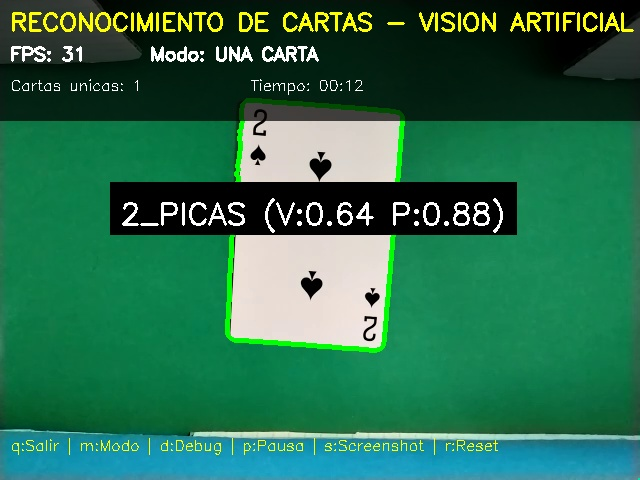
#> input picture retos_examenes/examen_parcial/Documentacion/img/primera-carta-identificada.jpg, 640 x 480 px
$ python recrear_template_10.py
#> lines starting #> are read from the running program, lines starting #| are printed output that depends on the picture
### retos_examenes/examen_parcial/config/settings.py
"""
Configuración global del proyecto de reconocimiento de cartas.
Centraliza todas las constantes para facilitar ajustes.

TÉCNICAS UTILIZADAS:
    ✅ Visión artificial clásica
    ✅ Template matching (correlación normalizada)
    ✅ Segmentación por color HSV
    ✅ Operaciones morfológicas
    ❌ SIN Machine Learning
    ❌ SIN Redes Neuronales
"""

import numpy as np
import os

RTSP_URL = 'rtsp://172.20.10.8:8080/h264.sdp'


# PARÁMETROS DE VISIÓN ARTIFICIAL


# Dimensiones normalizadas de la carta (en píxeles)
CARD_WIDTH = 200
CARD_HEIGHT = 300

# Región de Interés (ROI) para el valor y palo en la esquina superior izquierda
# Formato: (x_inicio, y_inicio, ancho, alto)
ROI_CORNER_VALUE = (0, 3, 85, 50)  # más ancho para capturar "10" completo
ROI_CORNER_SUIT = (5, 50, 40, 40)  # Sin cambios


# CALIBRACIÓN DE COLORES HSV (RESULTADO DE FASE 2)

# Estos valores deben ser actualizados después de ejecutar 1_calibrar_hsv.py
# IMPORTANTE: Estos valores son para DETECTAR EL TAPETE (fondo verde)

# VALORES ACTUALIZADOS DESDE TU CALIBRACIÓN:
LOWER_COLOR_FONDO = np.array([35, 153, 0])
UPPER_COLOR_FONDO = np.array([105, 255, 255])

# Valores HSV para detectar ROJOS (corazones y diamantes)
LOWER_RED_HSV_1 = np.array([0, 30, 30])    # Rojo en rango bajo
UPPER_RED_HSV_1 = np.array([15, 255, 255])
LOWER_RED_HSV_2 = np.array([150, 30, 30])  # Menos saturación
UPPER_RED_HSV_2 = np.array([179, 255, 255])


# PROCESAMIENTO DE IMAGEN


# Parámetros de GaussianBlur
BLUR_KERNEL_SIZE = (5, 5)
BLUR_SIGMA = 0  # 0 = calculado automáticamente

# Parámetros de umbralización
THRESHOLD_VALUE = 150      # Valor para separar carta del fondo
THRESHOLD_MAX = 255        # Valor máximo en imagen binaria

# Filtros de contornos
MIN_CONTOUR_AREA = 5000    # Área mínima para considerar una carta válida
EPSILON_FACTOR = 0.03      # Factor para aproximación poligonal (3% del perímetro)


# TEMPLATE MATCHING (TÉCNICA PRINCIPAL DE CLASIFICACIÓN)


# Dimensiones de los templates
TEMPLATE_VALUE_SIZE = (30, 50)   # Ancho x Alto para valores (AS, 2-10, J, Q, K)
TEMPLATE_SUIT_SIZE = (40, 40)    # Ancho x Alto para símbolos de palos

# Método de matching de OpenCV
# Opciones: cv2.TM_CCOEFF_NORMED, cv2.TM_CCORR_NORMED, cv2.TM_SQDIFF_NORMED
TEMPLATE_MATCHING_METHOD = 'TM_CCOEFF_NORMED'

# Umbral mínimo para considerar un match válido (0.0 a 1.0)
TEMPLATE_MATCH_THRESHOLD = 0.35


# RUTAS Y DIRECTORIOS


# Directorio base del proyecto
BASE_DIR = os.path.dirname(os.path.dirname(os.path.abspath(__file__)))

# Directorios de datos
DATA_DIR = os.path.join(BASE_DIR, 'data')
REFERENCE_DIR = os.path.join(DATA_DIR, 'imagenes_referencia')
TEMPLATES_DIR = os.path.join(DATA_DIR, 'templates')
TEMPLATES_VALUES_DIR = os.path.join(TEMPLATES_DIR, 'valores')
TEMPLATES_SUITS_DIR = os.path.join(TEMPLATES_DIR, 'palos')

# Crear directorios si no existen
for directory in [DATA_DIR, REFERENCE_DIR, TEMPLATES_DIR,
                TEMPLATES_VALUES_DIR, TEMPLATES_SUITS_DIR]:
    os.makedirs(directory, exist_ok=True)


# DEFINICIÓN DE CARTAS


# Valores de las cartas (en orden)
CARD_VALUES = ['AS', '2', '3', '4', '5', '6', '7', '8', '9', '10', 'J', 'Q', 'K']

# Palos de las cartas
CARD_SUITS = ['PICAS', 'CORAZONES', 'DIAMANTES', 'TREBOLES']

# Diccionario de colores por palo (para validación)
SUIT_COLORS = {
    'PICAS': 'negro',
    'CORAZONES': 'rojo',
    'DIAMANTES': 'rojo',
    'TREBOLES': 'negro'
}

# Todas las cartas posibles (52)
ALL_CARDS = [f"{value}_{suit}" for value in CARD_VALUES for suit in CARD_SUITS]


# PARÁMETROS DE VISUALIZACIÓN


# Colores para dibujar (formato BGR)
COLOR_GREEN = (0, 255, 0)      # Verde para contornos válidos
COLOR_RED = (0, 0, 255)        # Rojo para contornos inválidos
COLOR_BLUE = (255, 0, 0)       # Azul para ROIs
COLOR_YELLOW = (0, 255, 255)   # Amarillo para texto
COLOR_WHITE = (255, 255, 255)  # Blanco para texto principal

# Parámetros de texto
FONT = 'FONT_HERSHEY_SIMPLEX'
FONT_SCALE = 0.7
FONT_THICKNESS = 2

# Tamaño de ventanas de visualización
DISPLAY_WIDTH = 800
DISPLAY_HEIGHT = 600


# CONFIGURACIÓN DE CAPTURA


# Tiempo mínimo entre capturas (segundos)
CAPTURE_COOLDOWN = 0.5

# Número mínimo de capturas por carta recomendado
MIN_CAPTURES_PER_CARD = 4


# CONFIGURACIÓN DE LOGGING


# Nivel de logging: 'DEBUG', 'INFO', 'WARNING', 'ERROR'
LOG_LEVEL = 'INFO'

# Archivo de log
LOG_FILE = os.path.join(BASE_DIR, 'card_recognition.log')


# FUNCIONES AUXILIARES


def get_rtsp_url():
    """Retorna la URL RTSP configurada."""
    return RTSP_URL

# [45 lines left out: functions get_card_label, is_valid_card_label, print_config_summary, not called in this run]

# [2 lines that do not run on import are left out]

### retos_examenes/examen_parcial/scripts/recrear_template_10.py
import sys, os
sys.path.append(os.path.dirname(os.path.dirname(os.path.abspath(__file__))))

import cv2
from config.settings import TEMPLATES_VALUES_DIR, TEMPLATE_VALUE_SIZE

print("="*60)
print("RECREAR TEMPLATE DEL '10'")
print("="*60)

# Cargar imagen de referencia con un 10
img_path = input("Ruta de imagen con 10 (ej: data/imagenes_referencia/10_CORAZONES_0.jpg): ")
#> the answer given: ../Documentacion/img/primera-carta-identificada.jpg
carta = cv2.imread(img_path)
#> carta is the input picture: shape (480, 640, 3); mean B, G, R 78.3, 109.7, 41.2

if carta is None:
    print("❌ No se pudo cargar")
    exit(1)

# Mostrar
carta_grande = cv2.resize(carta, (400, 600))
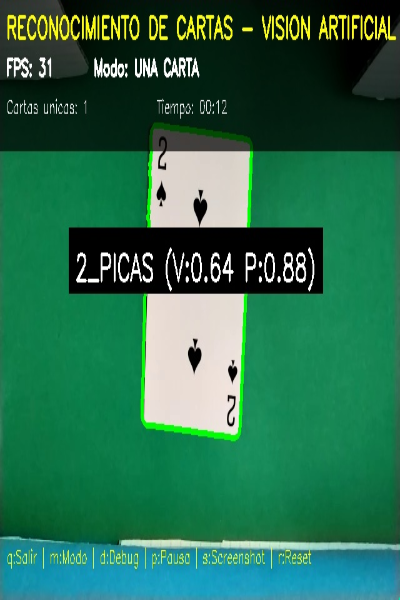
#> carta_grande: shape (600, 400, 3); mean B, G, R 78.3, 109.6, 41.1
cv2.imshow('Carta - Haz click y arrastra sobre el "10"', carta_grande)

# Variables globales para ROI
roi_coords = []

# [42 lines left out: function mouse_callback, not called in this run]

cv2.setMouseCallback('Carta - Haz click y arrastra sobre el "10"', mouse_callback)
cv2.waitKey(0)

$ run again, on retos_examenes/examen_parcial/Documentacion/img/testeando_templates_y_fallando.png
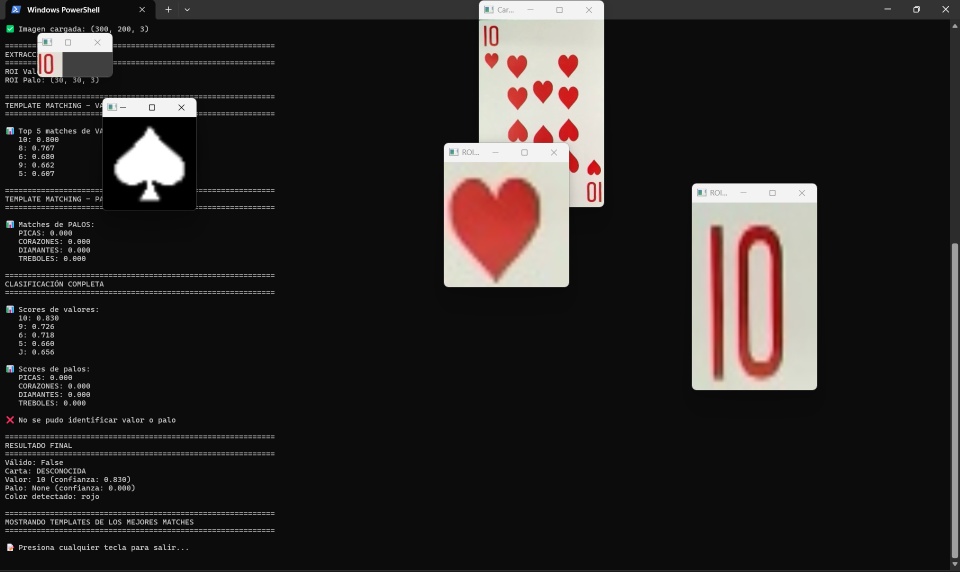
#> input picture retos_examenes/examen_parcial/Documentacion/img/testeando_templates_y_fallando.png, 1919 x 1143 px (shown at 1/2 size)
#> carta is the input picture: shape (1143, 1919, 3); mean B, G, R 37.8, 38.9, 42.7
#> `carta_grande = cv2.resize(carta, (400, 600))`:
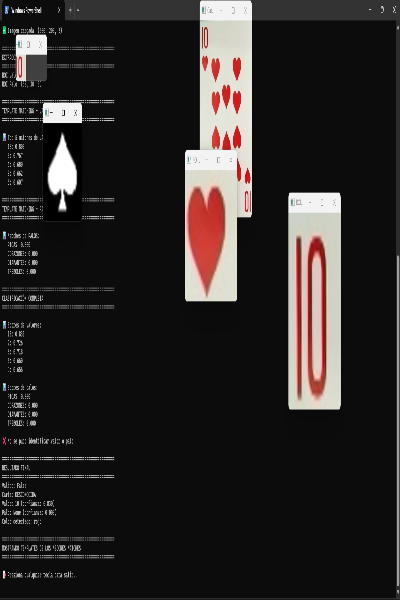
#> carta_grande: shape (600, 400, 3); mean B, G, R 37.9, 39, 42.8
